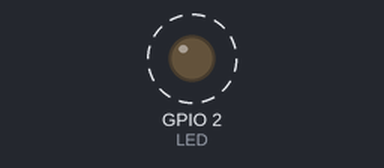
The program below on a simulated ESP32. Shown: output pins drawn as LEDs (lit = HIGH). Dashed ring = blinking. WiFi joins after 1.5 s; servers stay silent unless stated; what the program prints to the serial monitor is not drawn.

Above: at 1.53 s.
Timing chart, 0 to 4.5 s (numbered marks = the images above):
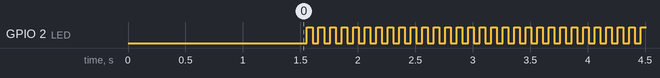

The program:

main.cpp
```cpp
/*
  To upload through terminal you can use: curl -F "image=@firmware.bin" esp32-webupdate.local/update
*/


#include <WiFi.h>
#include <WiFiClient.h>
#include <WebServer.h>
#include <ESPmDNS.h>
#include <HTTPUpdateServer.h>

#ifndef STASSID
#define STASSID "RT-GPON-3C17"
#define STAPSK  "UmJY6E7niY"
#endif

#define LED 2

const char *host = "esp32-webupdate";
const char *ssid = STASSID;
const char *password = STAPSK;

WebServer httpServer(80);
HTTPUpdateServer httpUpdater;

void setup(void) {

  Serial.begin(115200);
  Serial.println();
  Serial.println("Booting Sketch...");
  WiFi.mode(WIFI_AP_STA);
  WiFi.begin(ssid, password);

  while (WiFi.waitForConnectResult() != WL_CONNECTED) {
    WiFi.begin(ssid, password);
    Serial.println("WiFi failed, retrying.");
  }

  if (MDNS.begin(host)) {
    Serial.println("mDNS responder started");
  }

  httpUpdater.setup(&httpServer);
  httpServer.begin();

  MDNS.addService("http", "tcp", 80);
  Serial.printf("HTTPUpdateServer ready! Open http://%s.local/update in your browser\n", host);

  pinMode(LED,OUTPUT);
}

void loop(void) {
  httpServer.handleClient();

  delay(50);
  digitalWrite(LED,HIGH);
  delay(50);
  digitalWrite(LED,LOW);
}
```

Measured:
- by itself, GPIO 2 (LED): alternates HIGH for 0.05 s and LOW for 0.05 s
